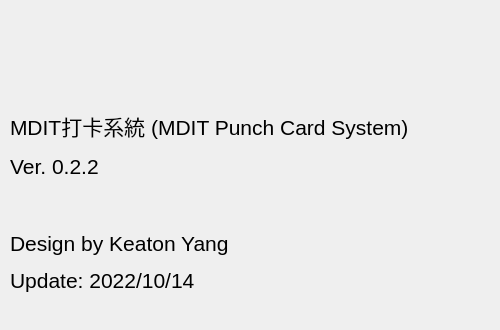
<?xml version="1.0" encoding="UTF-8"?>
<ui version="4.0">
 <class>Dialog</class>
 <widget class="QDialog" name="Dialog">
  <property name="enabled">
   <bool>true</bool>
  </property>
  <property name="geometry">
   <rect>
    <x>0</x>
    <y>0</y>
    <width>500</width>
    <height>330</height>
   </rect>
  </property>
  <property name="sizePolicy">
   <sizepolicy hsizetype="Fixed" vsizetype="Fixed">
    <horstretch>0</horstretch>
    <verstretch>0</verstretch>
   </sizepolicy>
  </property>
  <property name="minimumSize">
   <size>
    <width>500</width>
    <height>330</height>
   </size>
  </property>
  <property name="maximumSize">
   <size>
    <width>500</width>
    <height>330</height>
   </size>
  </property>
  <property name="windowTitle">
   <string>關於...</string>
  </property>
  <widget class="QLabel" name="label_logo">
   <property name="geometry">
    <rect>
     <x>0</x>
     <y>0</y>
     <width>501</width>
     <height>101</height>
    </rect>
   </property>
   <property name="text">
    <string>&lt;html&gt;&lt;head/&gt;&lt;body&gt;&lt;p&gt;&lt;img src=&quot;:/Photos/Photos/MDI_logo.jpg&quot;/&gt;&lt;/p&gt;&lt;/body&gt;&lt;/html&gt;</string>
   </property>
  </widget>
  <widget class="QLabel" name="label_about">
   <property name="geometry">
    <rect>
     <x>10</x>
     <y>110</y>
     <width>481</width>
     <height>211</height>
    </rect>
   </property>
   <property name="text">
    <string>&lt;html&gt;&lt;head/&gt;&lt;body&gt;&lt;p&gt;&lt;span style=&quot; font-size:16pt;&quot;&gt;MDIT打卡系統 (MDIT Punch Card System)&lt;/span&gt;&lt;/p&gt;&lt;p&gt;&lt;span style=&quot; font-size:16pt;&quot;&gt;Ver. 0.2.2&lt;/span&gt;&lt;/p&gt;&lt;p&gt;&lt;br/&gt;&lt;/p&gt;&lt;p&gt;&lt;span style=&quot; font-size:16pt;&quot;&gt;Design by Keaton Yang&lt;/span&gt;&lt;/p&gt;&lt;p&gt;&lt;span style=&quot; font-size:16pt;&quot;&gt;Update: 2022/10/14&lt;/span&gt;&lt;/p&gt;&lt;/body&gt;&lt;/html&gt;</string>
   </property>
   <property name="alignment">
    <set>Qt::AlignLeading|Qt::AlignLeft|Qt::AlignTop</set>
   </property>
  </widget>
 </widget>
 <resources>
  <include location="resource.qrc"/>
 </resources>
 <connections/>
</ui>
